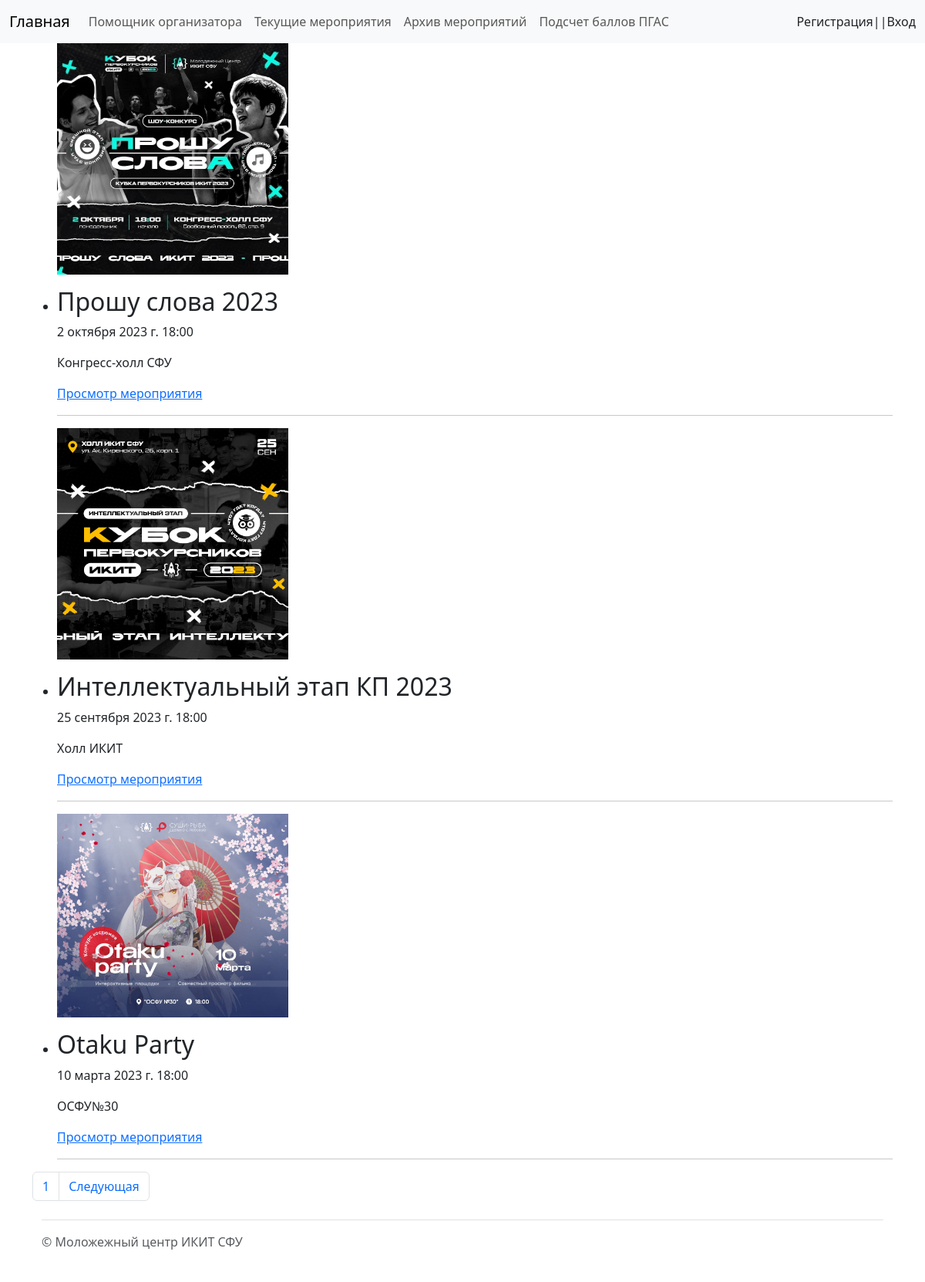
Page /archive/ on the committed database.
### events/models.py (models this page shows, shortened)
class Event(models.Model):
    title = models.CharField(max_length=255, verbose_name="Название мероприятия")
    slug = models.SlugField(max_length=255, unique=True, null=True, db_index=True, verbose_name="URL")
    data = models.DateTimeField(blank=True, verbose_name="Дата проведения", null=True)
    place = models.CharField(max_length = 255, verbose_name="Место проведения", null=True, blank=True)
    poster = models.ImageField(upload_to="posters/", null=True, verbose_name="Афиша", blank=True)
    description = models.TextField(blank=True, verbose_name="Описание мероприятия")
    main_organizer = models.ForeignKey(User, on_delete=models.SET_DEFAULT, default=None, null=True, verbose_name="Руководитель")
    organizers = models.TextField(verbose_name="Организаторы")
    docs = models.URLField(blank=True, null=True, verbose_name="Ссылка на диск с файлами мероприятия")
    is_done = models.BooleanField(default=False, verbose_name="Прошедшее мероприятие")
    def get_absolute_url(self):
        return reverse('show_event', kwargs={'event_slug': self.slug})
    class Meta:
        ordering = ['-data',]

### events/views.py (the view)
# urls.py: path('archive/', Archive.as_view(), name="archive"),
class Archive(ListView):
    paginate_by = 3
    model = Event
    template_name = 'events/listevents.html'
    def get_context_data(self, **kwargs):
        context = super().get_context_data(**kwargs)
        context["title"]="Архив мероприятий"
        return context
    def get_queryset(self):
        return Event.objects.filter(is_done=True)

### events/templates/events/listevents.html (shortened to what this page needs)
{% extends 'events/base.html' %}
{% block content %}
<div class="container">
<ul>
    {% for e in page_obj %}
    {% if e.poster %}
        <p><img width=" 300" src="{{e.poster.url}}"> </p>
    {% endif %}
    <li>
        <h2>{{e.title}}</h2>
        {% if e.data %}
        <p>{{e.data}}</p>
        {% endif %}
        {% if e.place %}
        <p>{{e.place}}</p>
        {% endif %}
        <p><a href="{{ e.get_absolute_url }}">Просмотр мероприятия</a></p>
        <hr>
    </li>
    {% endfor%}
</ul>
<nav >
  <ul class="pagination">
      {% if page_obj.has_other_pages %}
    <li class="page-item"><a class="page-link" href="?page={{page_obj.number}}">{{page_obj.number}}</a></li>
      {% endif %}
      {% if page_obj.has_next %}
    <li class="page-item"><a class="page-link" href="?page={{page_obj.next_page_number}}">Следующая</a></li>
      {% endif %}
  </ul>
</nav>
{% endblock %}

### rows in the picture
Event: poster (picture), title "Прошу слова 2023", data "2 октября 2023 г. 18:00", place "Конгресс-холл СФУ"
Event: poster (picture), title "Интеллектуальный этап КП 2023", data "25 сентября 2023 г. 18:00", place "Холл ИКИТ"
Event: poster (picture), title "Otaku Party", data "10 марта 2023 г. 18:00", place "ОСФУ№30"

### other values in the picture
{{ page_obj.number }} "1"
